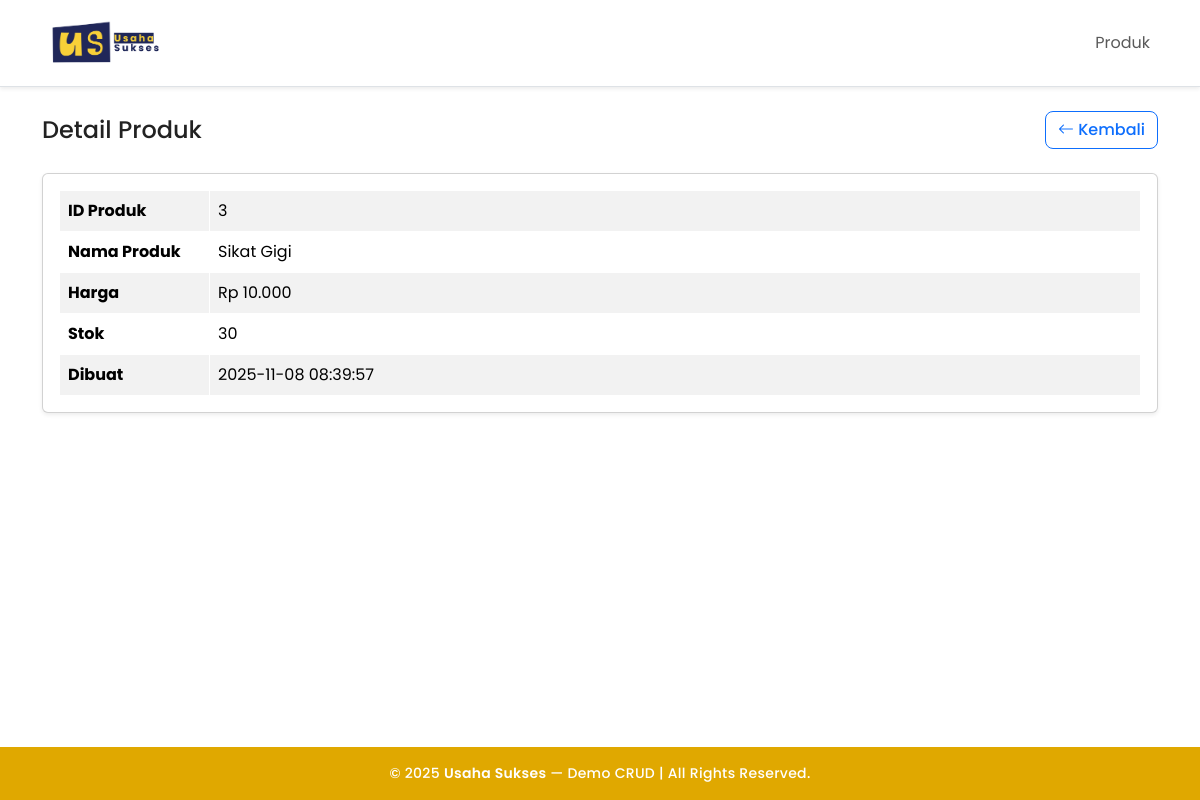
Screenshot of /index.php?page=products&action=show&id=3 with the database file from the repository.
### tables this page shows
CREATE TABLE `products` (
  `id` int(10) UNSIGNED NOT NULL,
  `name` varchar(120) NOT NULL,
  `price` int(10) UNSIGNED NOT NULL DEFAULT 0,
  `stock` int(11) NOT NULL DEFAULT 0,
  `created_at` timestamp NOT NULL DEFAULT current_timestamp()
);

### functions.php (called while the page is built, shortened)
<?php
function base_url(string $path = ''): string {
  $prefix = rtrim(BASE_URL, '/');
  $path   = ltrim($path, '/');
  return $prefix . ($path ? "/$path" : '');
}

### models/FunctionProduct.php (called while the page is built, shortened)
<?php
class FunctionProduct {
  private mysqli $db;
  public function __construct(mysqli $db) { $this->db = $db; }
  public function find(int $id): ?array {
    $stmt = $this->db->prepare("SELECT * FROM products WHERE id = ?");
    $stmt->bind_param('i', $id);
    $stmt->execute();
    $res = $stmt->get_result()->fetch_assoc();
    return $res ?: null;
  }
}

### views/products/show.php (the view, shortened to what this page needs)
<?php
require __DIR__.'/../layouts/header.php';
?>
<div class="d-flex justify-content-between align-items-center mb-4">
  <h1 class="h4 mb-0">Detail Produk</h1>
  <a href="<?= base_url('index.php?page=products') ?>" class="btn btn-outline-primary">
    <i class="bi bi-arrow-left"></i> Kembali
  </a>
</div>
<div class="card shadow-sm">
  <div class="card-body">
    <table class=" table table-borderless table-border table-striped mb-0">
      <tr>
        <th style="width: 150px;">ID Produk</th>
        <td><?= (int)$product['id'] ?></td>
      </tr>
      <tr>
        <th>Nama Produk</th>
        <td><?= htmlspecialchars($product['name']) ?></td>
      </tr>
      <tr>
        <th>Harga</th>
        <td>Rp <?= number_format((int)$product['price'], 0, ',', '.') ?></td>
      </tr>
      <tr>
        <th>Stok</th>
        <td><?= (int)$product['stock'] ?></td>
      </tr>
      <tr>
        <th>Dibuat</th>
        <td><?= htmlspecialchars($product['created_at']) ?></td>
      </tr>
    </table>
  </div>
</div>
<?php require __DIR__.'/../layouts/footer.php'; ?>

### assets/css/style.css (style rules this page uses)
html, body { height: 100%; }
body { display: flex; flex-direction: column; font-family: 'Poppins', sans-serif; background-color: #fff; color: #222; }
h1, h2, h3, h4, h5, h6, .navbar-brand { font-weight: 600; }
.btn { font-weight: 500; border-radius: 8px; }
.table { border-collapse: collapse !important; }
.table th, .table td { border: 1px solid #ffffff !important; vertical-align: middle; }

### rows the page displays
products: id "3", name "Sikat Gigi", price "10.000", stock "30", created_at "2025-11-08 08:39:57"
